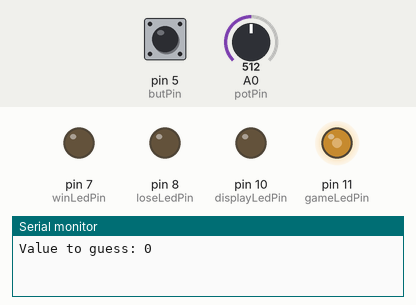
Bench run of a sketch on a simulated Arduino Uno, built with avr-gcc and run on an emulated ATmega328P. Shown: output pins drawn as LEDs (lit = HIGH), the last lines printed to the serial monitor. Inputs (shaded band) come from the test bench; at power-on: pin 5 (butPin) LOW, A0 (potPin) = 512. Random numbers use the default seed unless the sketch sets one.

Above: at 1.2 s.
1.3 s: pin 5 (butPin) pulled HIGH for 3.2 s
At 1.7 s:
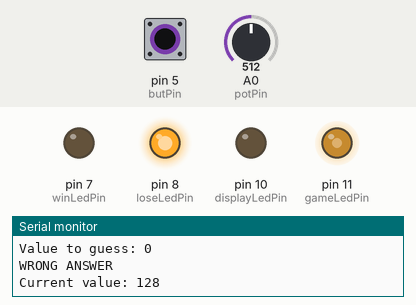
6.8 s: A0 (potPin) set to 716
At 7.1 s:
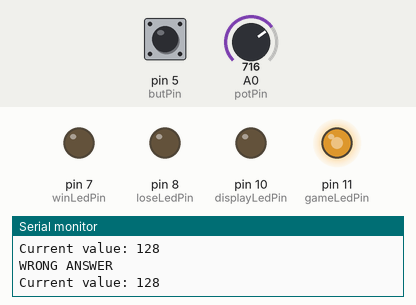
8.3 s: pin 5 (butPin) pulled HIGH for 0.15 s
At 9.1 s:
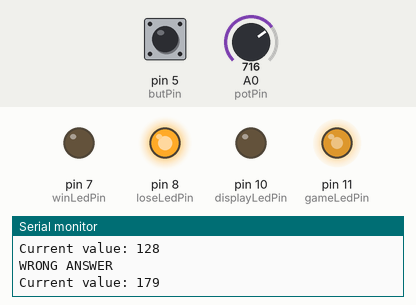
10.8 s: A0 (potPin) set to 900
At 11.3 s:
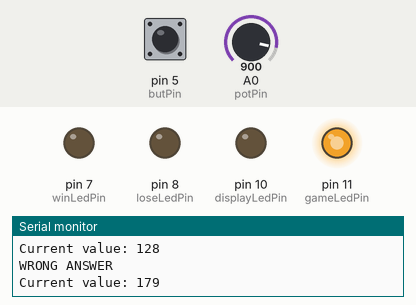
12.3 s: pin 5 (butPin) pulled HIGH for 1 s
At 13.1 s:
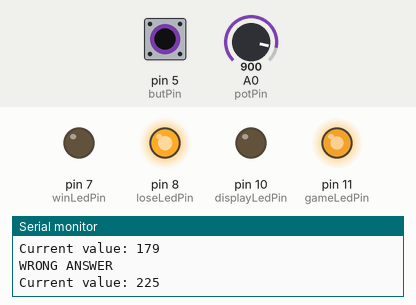
14.8 s: A0 (potPin) set to 122
At 15.6 s:
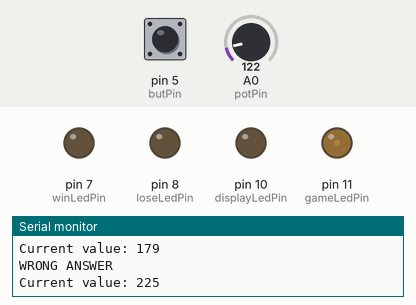
Timing chart, 0 to 17.3 s (numbered marks = the images above; inputs shaded):
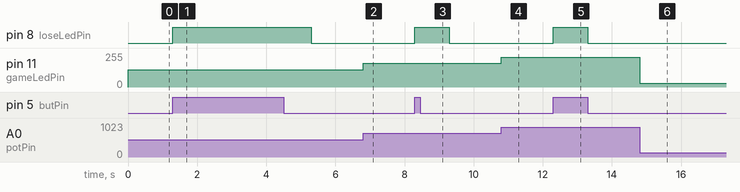

The sketch:

LEDIntensityGuessGameCode.ino
```cpp
int potVal = 0;
int potPin = A0;

int butVal = 0;
int butPin = 5;

int gameLedVal = 0;
int gameLedPin = 11;

int displayLedVal;
int displayLedPin = 10;

int winLedPin = 7;

int loseLedPin = 8;

void setup() {
  Serial.begin(9600);

  // Init Button
  pinMode(butPin, INPUT);

  // Init Leds
  pinMode(gameLedPin, OUTPUT);
  pinMode(displayLedPin, OUTPUT);
  pinMode(winLedPin, OUTPUT);
  pinMode(loseLedPin, OUTPUT);

  // Setup value to guess
  randomSeed(analogRead(A0));
  displayLedVal = random(0, 256);
  Serial.print("Value to guess: ");
  Serial.println(displayLedVal);
  analogWrite(displayLedPin, displayLedVal);
}

void loop() {
  // Get current guess
  potVal = analogRead(potPin);
  gameLedVal = potVal / 4;
  // Serial.print("Game Led brightness: ");
  // Serial.println(gameLedVal);
  analogWrite(gameLedPin, gameLedVal);

  // Check button status
  butVal = digitalRead(butPin);
  // Serial.print("Button value: ");
  // Serial.println(butVal);
  if (butVal == HIGH) {
    if (displayLedVal - 20 < gameLedVal && displayLedVal + 20 > gameLedVal) {
      Serial.println("LFG ! You win ! Let's play again...");
      analogWrite(winLedPin, 255);

      for (int i = 0; i < 10; i++) {
        analogWrite(displayLedPin, 255);
        analogWrite(gameLedPin, 0);
        delay(100);
        analogWrite(displayLedPin, 0);
        analogWrite(gameLedPin, 255);
        delay(100);
      }

      displayLedVal = random(0, 256);
      Serial.print("Value to guess: ");
      Serial.println(displayLedVal);
      analogWrite(displayLedPin, displayLedVal);
    } else {
      Serial.println("WRONG ANSWER");
      Serial.print("Current value: ");
      Serial.println(gameLedVal);
      analogWrite(loseLedPin, 255);
      delay(1000);
    }
    analogWrite(winLedPin, 0);
    analogWrite(loseLedPin, 0);
  } else {
      analogWrite(winLedPin, 0);
      analogWrite(loseLedPin, 0);
  }
}
```

Measured:
- after the input at 1.3 s, pin 8 (loseLedPin): LOW → HIGH at once, → LOW 4.0 s later
- after the input at 6.8 s, pin 11 (gameLedPin): 128/255 → 179/255 at once
- after the input at 8.3 s, pin 8 (loseLedPin): LOW → HIGH at once, → LOW 1.0 s later
- after the input at 10.8 s, pin 11 (gameLedPin): 179/255 → 225/255 at once
- after the input at 12.3 s, pin 8 (loseLedPin): LOW → HIGH at once, → LOW 1.0 s later
- after the input at 14.8 s, pin 11 (gameLedPin): 225/255 → 30/255 at once
